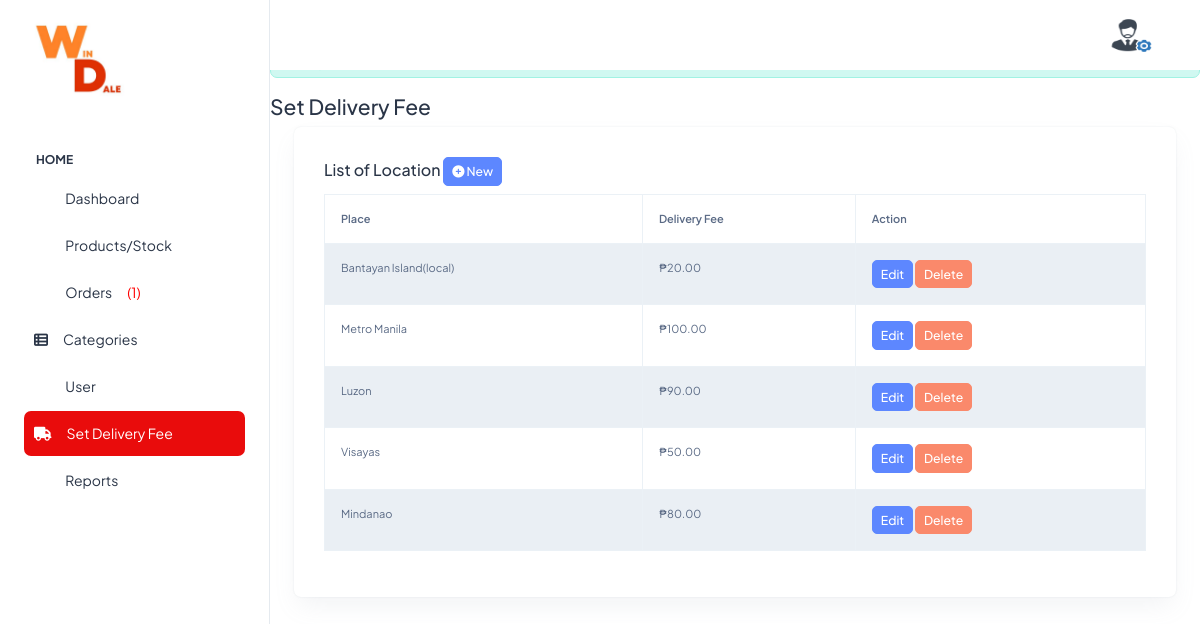
The app's page /admin/settings/index.php (signed in) with its own data.
### tables this page shows
CREATE TABLE `tblsetting` (
  `SETTINGID` int(11) NOT NULL,
  `PLACE` text NOT NULL,
  `BRGY` varchar(90) NOT NULL,
  `DELPRICE` double NOT NULL
);

### admin/settings/index.php (called while the page is built, shortened)
<?php
require_once("../../include/initialize.php");
$title="Settings";
require_once ("../theme/templates.php");
?>

### include/database.php (called while the page is built, shortened)
<?php
class Database {
	var $sql_string = '';
	private $conn;
	public function open_connection() {
		$this->conn = mysqli_connect(server,user,pass);
		if(!$this->conn){
			echo "Problem in database connection! Contact administrator!";
			exit();
		}else{
			$db_select = mysqli_select_db($this->conn,database_name);
		}
	}
	function setQuery($sql='') {
		$this->sql_string=$sql;
	}
	function executeQuery() {
		$result = mysqli_query($this->conn,$this->sql_string);
		return $result;
	}
	private function confirm_query($result) {
		return $result;
	}
	function loadResultList( $key='' ) {
		$cur = $this->executeQuery();
		$array = array();
		while ($row = mysqli_fetch_object($cur)) {
			if ($key) {
				$array[$row->$key] = $row;
			} else {
				$array[] = $row;
			}
		}
		return $array;
	}
	public function num_rows($result_set) {
		return mysqli_num_rows($result_set);
	}
}
$mydb = new Database();
?>

### admin/settings/listlocation.php (the view, shortened to what this page needs)
<div class="container-fluid">
    <div class="container-fluid">
        <div class="card">
            <div class="card-body">
                <div class="main__title">
                    <div class="row">
                        <div class="col-lg-12">
                            <h1 class="fs-4">List of Location <a href="index.php?view=add"
                                    class="btn btn-primary btn-sm  ">
                                    <i class="fa fa-plus-circle fw-fa"></i> New</a>
                            </h1>
                        </div>
                    </div>
                    <form action="controller.php?action=delete" Method="POST">
                        <div class="table-responsive">
                            <table id="dash-table" class="table table-striped table-bordered table-hover "
                                style="font-size:11px" cellspacing="0">
                                <thead>
                                    <tr>
                                        <th>Place</th>
                                        <th>Delivery Fee</th>
                                        <th>Action</th>
                                    </tr>
                                </thead>
                                <tbody>
                                    <?php
				  		$query = "SELECT * FROM `tblsetting` ";
				  		$mydb->setQuery($query);
				  		$cur = $mydb->loadResultList();
						foreach ($cur as $result) {
				  		echo '<tr>';
				  		echo '<td>'.$result->BRGY.' '.$result->PLACE.'  </a></td>';  ;
				  		echo '<td> &#8369;'.  number_format($result->DELPRICE,2).'</td>';
				  		echo
				  		 '<td align="left">
							<a href="'.web_root.'admin/settings/index.php?view=edit&id='.$result->SETTINGID.'" class="btn btn-primary btn-sm">Edit</a>
                            <a href="'.web_root.'admin/settings/controller.php?action=delete&id='.$result->SETTINGID.'" class="btn btn-danger btn-sm">Delete</a>
						 </td>';
				  	}
				  	?>
                                </tbody>
                            </table>
                        </div>
                    </form>
                </div>
            </div>
        </div>
    </div>
</div>
</div>
</div>
</div>
</div>
</div>

### admin/theme/templates.php (shortened to what this page needs)
<!DOCTYPE html>
<html lang="en">
<head>
    <link rel="stylesheet" href="<?php echo web_root; ?>admin/assets/css/styles.min.css" />
    <link rel="stylesheet" href="https://cdnjs.cloudflare.com/ajax/libs/font-awesome/6.0.0-beta3/css/all.min.css">
    <link href="<?php echo web_root; ?>css/bootstrap-datetimepicker.min.css" rel="stylesheet" media="screen">
    <link href="<?php echo web_root; ?>css/datepicker.css" rel="stylesheet" media="screen">
</head>
<?php
$query = "SELECT * FROM tblsummary WHERE ORDEREDSTATS = 'Pending'";
$mydb->setQuery($query);
$cur = $mydb->executeQuery();
$rowscount = $mydb->num_rows($cur);
$res = isset($rowscount) ? $rowscount : 0;
if ($res > 0) {
    $order = '<span style="color:red;">(' . $res . ')</span>';
} else {
    $order = '<span> (' . $res . ')</span>';
}
?>
<body>
    <div class="page-wrapper" id="main-wrapper" data-layout="vertical" data-navbarbg="skin6" data-sidebartype="full"
        data-sidebar-position="fixed" data-header-position="fixed">
        <aside class="left-sidebar">
            <div>
                <div class="brand-logo d-flex align-items-center justify-content-between">
                    <a href="<?php echo web_root; ?>admin/index.php" class="text-nowrap logo-img">
                        <img src="<?php echo web_root; ?>admin/assets/img/windale.jpg" width="120" height="" alt="" />
                    </a>
                </div>
                <nav class="sidebar-nav scroll-sidebar" data-simplebar="">
                    <ul id="sidebarnav">
                        <li class="nav-small-cap">
                            <span class="hide-menu">Home</span>
                        </li>
                        <li class="sidebar-item">
                            <a class="sidebar-link" href="<?php echo web_root; ?>admin/dashboard/index.php"
                                aria-expanded="false">
                                <span>
                                    <i class="ti ti-layout-dashboard"></i>
                                </span>
                                <span class="hide-menu">Dashboard</span>
                            </a>
                        </li>
                        <li class="sidebar-item">
                            <a class="sidebar-link" href="<?php echo web_root; ?>admin/products/index.php"
                                aria-expanded="false">
                                <span>
                                    <i class="ti ti-list"></i>
                                </span>
                                <span class="hide-menu">Products/Stock</span>
                            </a>
                        </li>
                        <li class="sidebar-item">
                            <a class="sidebar-link" href="<?php echo web_root; ?>admin/orders/index.php">
                                <span>
                                    <i class="ti ti-shopping-cart"></i>
                                </span>
                                <span class="hide-menu">Orders </span><?php echo $order; ?>
                            </a>
                        </li>
                        <li class="sidebar-item">
                            <a class="sidebar-link" href="<?php echo web_root; ?>admin/category/index.php"
                                aria-expanded="false">
                                <span>
                                    <i class="fas fa-th-list"></i>
                                </span>
                                <span class="hide-menu">Categories</span>
                            </a>
                        </li>
                        <?php if ($_SESSION['U_ROLE'] == 'Administrator') { ?>
                        <li class="sidebar-item">
                            <a class="sidebar-link" href="<?php echo web_root; ?>admin/user/index.php"
                                aria-expanded="false">
                                <span>
                                    <i class="ti ti-user"></i>
                                </span>
                                <span class="hide-menu">User</span>
                            </a>
                        </li>
                        <li class="sidebar-item">
                            <a class="sidebar-link" href="<?php echo web_root; ?>admin/settings/index.php"
                                aria-expanded="false">
                                <span>
                                    <i class="fas fa-truck"></i>
                                </span>
                                <span class="hide-menu">Set Delivery Fee</span>
                            </a>
                        </li>
                        <li class="sidebar-item">
                            <a class="sidebar-link" href="<?php echo web_root; ?>admin/report/index.php"
                                aria-expanded="false">
                                <span>
                                    <i class="ti ti-calendar"></i>
                                </span>
                                <span class="hide-menu">Reports</span>
                            </a>
                        </li>
                        <?php } ?>
                    </ul>
                </nav>
            </div>
        </aside>
        <div class="body-wrapper">
            <header class="app-header">
                <nav class="navbar navbar-expand-lg navbar-light">
                    <div class="navbar-collapse justify-content-end px-0" id="navbarNav">
                        <ul class="navbar-nav flex-row ms-auto align-items-center justify-content-end">
                            <li class="nav-item dropdown">
                                <a class="nav-link nav-icon-hover" href="javascript:void(0)" id="drop2"
                                    data-bs-toggle="dropdown" aria-expanded="false">
                                    <img src="../assets/img/admin.jpg" alt="" width="55" height="45"
                                        class="rounded-circle">
                                </a>
                            </li>
                        </ul>
                    </div>
                </nav>
            </header>
            <div id="page-wrapper">
                <div class="row">
                    <div class="col-lg-12">
                        <?php
                    if ($title <> 'Dashboard') {
                        echo '<p class="breadcrumb" style="margin-top: 8px;">
                        <a href="index.php" title="' . $title . '">' . $title . '</a>
                        ' . (isset($header) ? ' / ' . $header : '') . '</p>';
                    } ?>
                        <?php check_message(); ?>
                        <?php require_once $content; ?>
</body>
</html>

### include/session.php (shortened to what this page needs)
<?php
		function check_message(){
    if(isset($_SESSION['message'])){
      if(isset($_SESSION['msgtype'])){
        if ($_SESSION['msgtype']=="info"){
          echo  '<label class="alert alert-info" style="width:100%;padding:5px;">'. $_SESSION['message'] . '</label>';
        }elseif($_SESSION['msgtype']=="error"){
          echo  '<label class="alert alert-danger" style="width:100%;padding:5px;">' . $_SESSION['message'] . '</label>';
        }elseif($_SESSION['msgtype']=="success"){
          echo  '<label class="alert alert-success" style="width:100%;padding:5px;">' . $_SESSION['message'] . '</label>';
        }
        }
    }
 }
?>

### admin/settings/setting.php (shortened to what this page needs)
<div class="row">
    <div class="col-lg-12">
        <div class="panel-body">
            <div class="panel-group" id="accordion">
                <div class="panel panel-default">
                    <div class="panel-heading">
                        <h4 class="panel-title">
                            <a>Set Delivery Fee</a>
                        </h4>
                    </div>
                    <div>
                        <div class="panel-body">
                            <?php include "listlocation.php"; ?>
                        </div>
                    </div>
                </div>
            </div>
        </div>
    </div>
</div>

### admin/theme/templates.php (style rules this page uses)
.sidebar-nav ul .sidebar-item.selected>.sidebar-link, .sidebar-nav ul .sidebar-item.selected>.sidebar-link.active, .sidebar-nav ul .sidebar-item>.sidebar-link.active { background-color: #e90c0c; color: #fff; }

### records on screen
tblsetting: PLACE "Bantayan Island(local)", DELPRICE "20.00"
tblsetting: PLACE "Metro Manila", DELPRICE "100.00"
tblsetting: PLACE "Luzon", DELPRICE "90.00"
tblsetting: PLACE "Visayas", DELPRICE "50.00"
tblsetting: PLACE "Mindanao", DELPRICE "80.00"

### other values on screen
$res "1"
